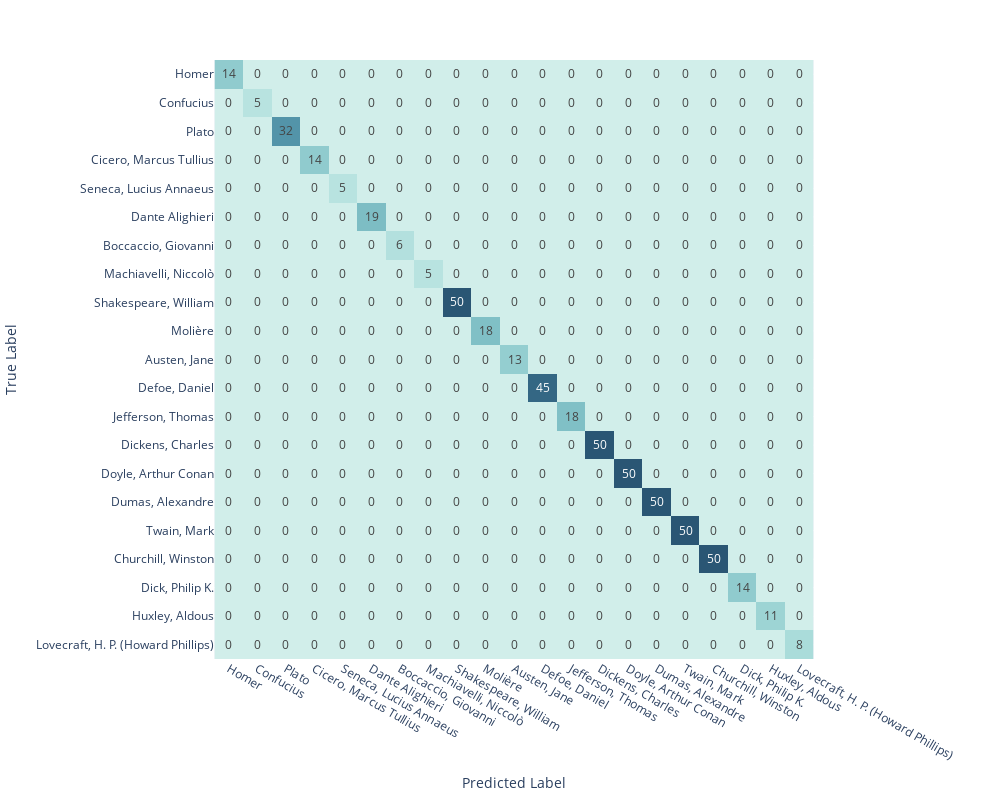

Notebook source saved alongside this figure:
### Code cell
#fig = px.imshow(confusion_matrix(y_test, pipe_nn.predict(X_test['book_content'])),
fig = px.imshow(confusion_matrix(y, pipe_nn.predict(X['book_content'])),
                width=1000,
                height=800,
                text_auto=True,
                labels=dict(x='Predicted Label',
                            y='True Label'),
                            x=select_authors,
                            y=select_authors,
                            color_continuous_scale='Teal'
                            )

fig.update(layout_coloraxis_showscale=False)

fig.show()

### Figure 1 — Plotly figure (JSON) as saved in the notebook; plotly's stock layout.template omitted (floating-point values rounded to 4 significant figures; data arrays with more than 128 entries replaced by an {"elided": "..."} marker saying what was removed)
{"data": [{"coloraxis": "coloraxis", "hovertemplate": "Predicted Label: %{x}<br>True Label: %{y}<br>color: %{z}<extra></extra>", "name": "0", "texttemplate": "%{z}", "type": "heatmap", "x": ["Homer", "Confucius", "Plato", "Cicero, Marcus Tullius", "Seneca, Lucius Annaeus", "Dante Alighieri", "Boccaccio, Giovanni", "Machiavelli, Niccolò", "Shakespeare, William", "Molière", "Austen, Jane", "Defoe, Daniel", "Jefferson, Thomas", "Dickens, Charles", "Doyle, Arthur Conan", "Dumas, Alexandre", "Twain, Mark", "Churchill, Winston", "Dick, Philip K.", "Huxley, Aldous", "Lovecraft, H. P. (Howard Phillips)"], "xaxis": "x", "y": ["Homer", "Confucius", "Plato", "Cicero, Marcus Tullius", "Seneca, Lucius Annaeus", "Dante Alighieri", "Boccaccio, Giovanni", "Machiavelli, Niccolò", "Shakespeare, William", "Molière", "Austen, Jane", "Defoe, Daniel", "Jefferson, Thomas", "Dickens, Charles", "Doyle, Arthur Conan", "Dumas, Alexandre", "Twain, Mark", "Churchill, Winston", "Dick, Philip K.", "Huxley, Aldous", "Lovecraft, H. P. (Howard Phillips)"], "yaxis": "y", "z": {"elided": "21x21 int values"}}], "layout": {"coloraxis": {"colorscale": [[0, "rgb(209, 238, 234)"], [0.1667, "rgb(168, 219, 217)"], [0.3333, "rgb(133, 196, 201)"], [0.5, "rgb(104, 171, 184)"], [0.6667, "rgb(79, 144, 166)"], [0.8333, "rgb(59, 115, 143)"], [1, "rgb(42, 86, 116)"]], "showscale": false}, "height": 800, "margin": {"t": 60}, "width": 1000, "xaxis": {"anchor": "y", "constrain": "domain", "domain": [0, 1], "scaleanchor": "y", "title": {"text": "Predicted Label"}}, "yaxis": {"anchor": "x", "autorange": "reversed", "constrain": "domain", "domain": [0, 1], "title": {"text": "True Label"}}}}
